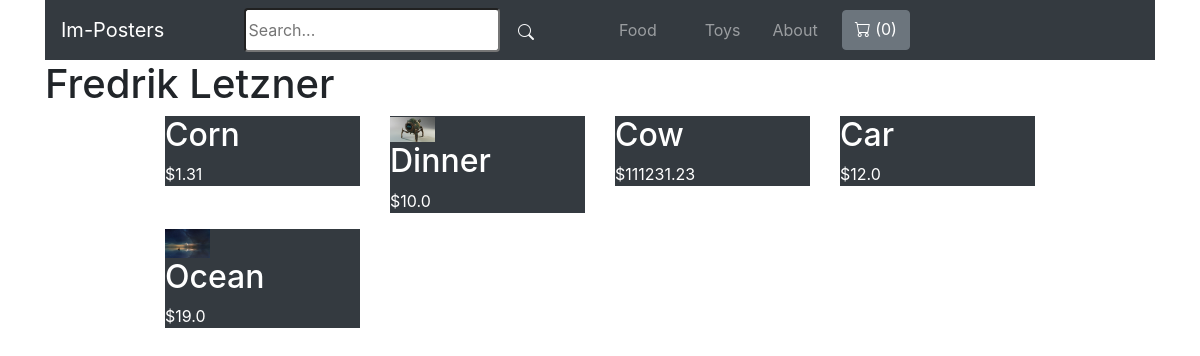
The app's page /vendors/1/, older data.
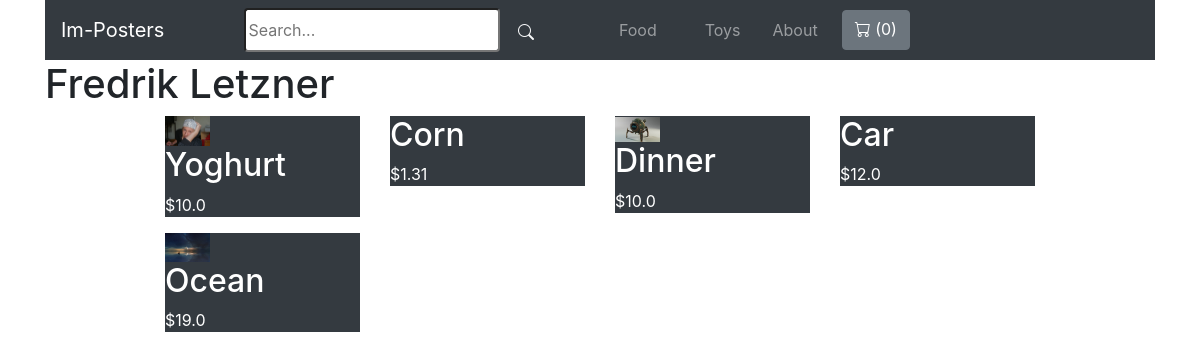
The same page, newer data.
### store/models.py (models this page shows, shortened)
class Category(models.Model):
    title = models.CharField(max_length=50)
    slug = models.SlugField(max_length=50)
    class Meta:
        verbose_name_plural = 'Categories'

class Product(models.Model):
    DRAFT = 'draft'
    WAITING_APPROVAL = 'waitingapproval'
    ACTIVE = 'active'
    DELETED = 'deleted'
    STATUS_CHOICES = (
        (DRAFT, 'Draft'),
        (WAITING_APPROVAL, 'Waiting approval'),
        (ACTIVE, 'Active'),
        (DELETED, 'Deleted'),
    )
    user = models.ForeignKey(User, related_name='products', on_delete=models.CASCADE)
    category = models.ForeignKey(Category, related_name='products', on_delete=models.CASCADE)
    title = models.CharField(max_length=50)
    slug = models.SlugField(max_length=50)
    description = models.TextField(blank=True)
    price = models.IntegerField()
    image = models.ImageField(upload_to='uploads/product_images', blank=True, null=True)
    thumbnail = models.ImageField(upload_to='uploads/product_images/thumbnail', blank=True, null=True)
    created_at = models.DateTimeField(auto_now_add=True)
    updated_at = models.DateTimeField(auto_now=True)
    status = models.CharField(max_length=50, choices=STATUS_CHOICES, default=ACTIVE)
    class Meta:
        ordering = ('-created_at',)
    def get_display_price(self):
        return self.price / 100

### userprofile/views.py (the view)
# urls.py: path('vendors/<int:pk>/', views.vendor_detail, name='vendor_detail'),
def vendor_detail(request, pk):
    user = User.objects.get(pk=pk)
    products = user.products.filter(status=Product.ACTIVE)
    return render(request, 'userprofile/vendor_detail.html', {
        'user': user,
        'products': products,
    })

### store/cart.py (called while the page is built)
    def __len__(self):
        return sum(item['quantity'] for item in self.cart.values())

### store/context_processors.py (called while the page is built)
def cart(request):
    return {'cart': Cart(request)}

### store/templatetags/menu.py (called while the page is built)
@register.inclusion_tag('core/menu.html')
def menu():
    categories = Category.objects.all()
    return {'categories': categories}

### userprofile/templates/userprofile/vendor_detail.html (shortened to what this page needs)
{% extends 'core/base.html' %}
{% block content %}
<div class="container">
    <h1 class="">{% firstof user.get_full_name user.username %}</h1>
    <div class="container-fluid">
        <div class="product-container col-10 offset-1">
            <div class="row mt-1 mb-3">
            {% for product in products %}
                <div class="col-sm-6 col-md-6 col-lg-4 col-xl-3">
                    <div class="border-0 bg-dark">
                        <a href="{% url 'product_detail' product.category.slug product.slug %}">
                            {% if product.image %}
                                <div class="row">
                                    <div class="col-md-4">
                                        <img src="{{ product.image.url }}" class="img-fluid" alt="Image of {{ product.title }}">
                                    </div>
                                </div>
                            {% endif %}
                            <h2 class="text-white bg-dark">{{ product.title }}</h2>
                            <p class="text-white">${{ product.get_display_price }}</p>
                        </a>
                    </div>
                </div>
            {% endfor %}
            </div>
        </div>
    </div>
</div>
{% endblock %}

### core/templates/core/menu.html
{% for category in categories %}
<a class="nav-link mx-3" href="{% url 'category_detail' category.slug %}">{{ category.title }}</a>
{% endfor %}
<a class="nav-link" href="{% url 'about' %}">About</a>

Row changes from the older to the newer data that the page shows:
removed Product: title "Cow", get_display_price "111231.23"
added Product: image (picture), title "Yoghurt", get_display_price "10.0"
